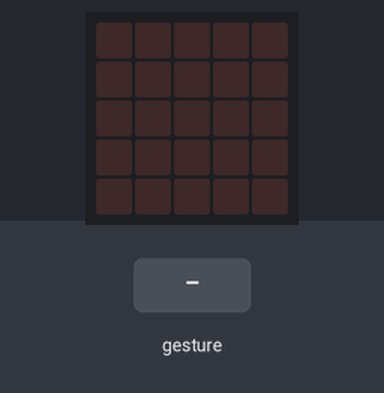
The program below on a simulated BBC micro:bit (MakeCode). On the bench: the board's 5×5 LED display. The test bench sets the inputs (shaded band). Random numbers come from a fixed seed; a tilt is held for 1.5 s and a shake lasts 1 s, then the board lies face up again.

Above: at 1.2 s.
1.3 s: gesture 'shake'
At 2.7 s:
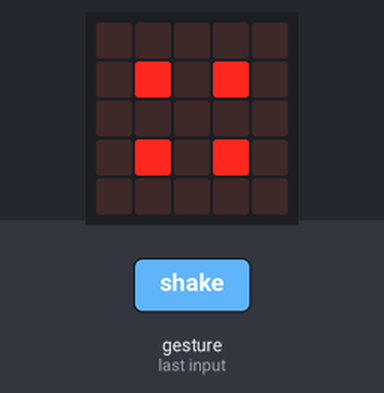
3.0 s: gesture 'shake'
At 4.2 s:
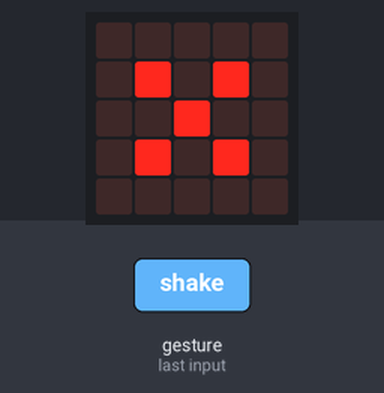
4.7 s: gesture 'shake'
At 5.5 s:
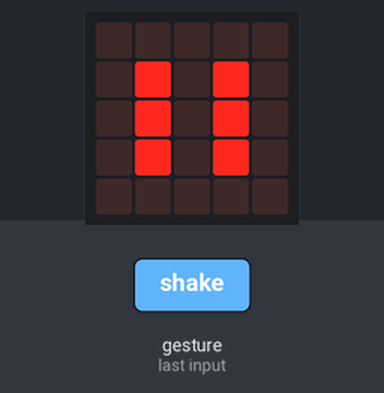
Timing chart, 0 to 7.7 s (numbered marks = the images above; inputs shaded):
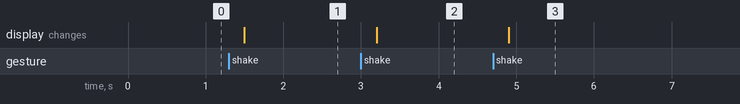

Measured:
- after the input at 1.3 s, the display: changes after 0.20 s (image 1)
- after the input at 3.0 s, the display: changes after 0.20 s (image 2)
- after the input at 4.7 s, the display: changes after 0.20 s (image 3)

The program:

main.ts
```typescript
let 骰子 = 0
input.onGesture(Gesture.Shake, function () {
    if (骰子 == 1) {
        basic.showLeds(`
            . . . . .
            . . . . .
            . . # . .
            . . . . .
            . . . . .
            `)
    } else if (骰子 == 2) {
        basic.showLeds(`
            . . . . .
            . . . . .
            . # . # .
            . . . . .
            . . . . .
            `)
    } else if (骰子 == 3) {
        basic.showLeds(`
            . . . . .
            . . . . .
            . # # # .
            . . . . .
            . . . . .
            `)
    } else if (骰子 == 4) {
        basic.showLeds(`
            . . . . .
            . # . # .
            . . . . .
            . # . # .
            . . . . .
            `)
    } else if (骰子 == 5) {
        basic.showLeds(`
            . . . . .
            . # . # .
            . . # . .
            . # . # .
            . . . . .
            `)
    } else {
        basic.showLeds(`
            . . . . .
            . # . # .
            . # . # .
            . # . # .
            . . . . .
            `)
    }
})
basic.forever(function () {
    骰子 = randint(1, 6)
})
```

test.ts
```typescript
// 在這裡測試；當此封包作為擴充功能時，將不會編譯此內容。
```
